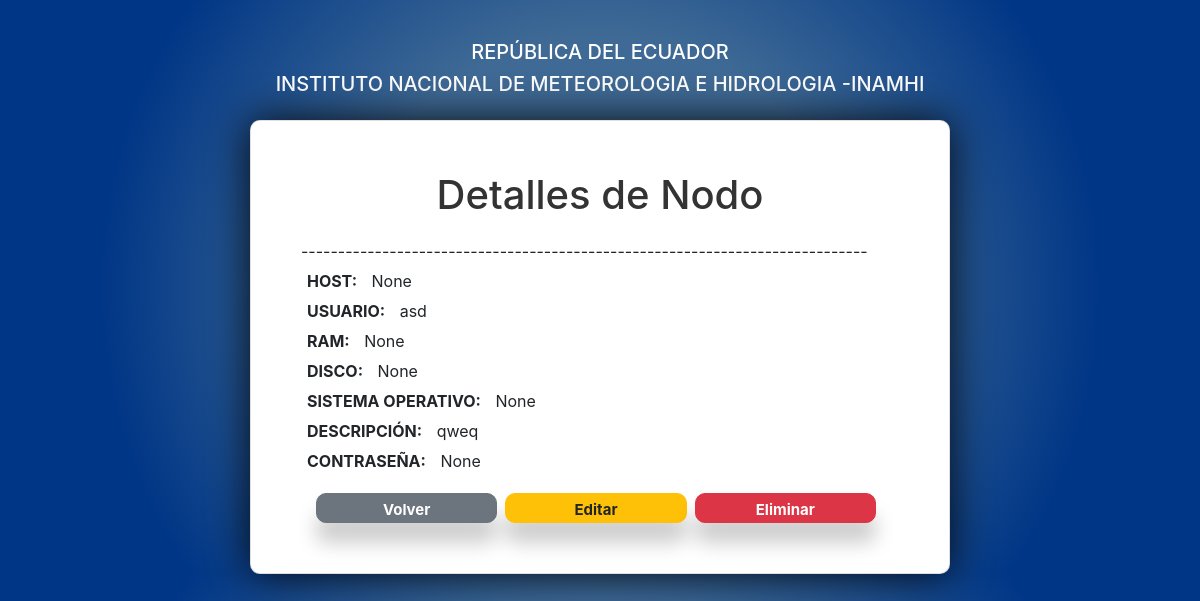
The page /nodos/3/ (signed in) on the database as committed earlier.
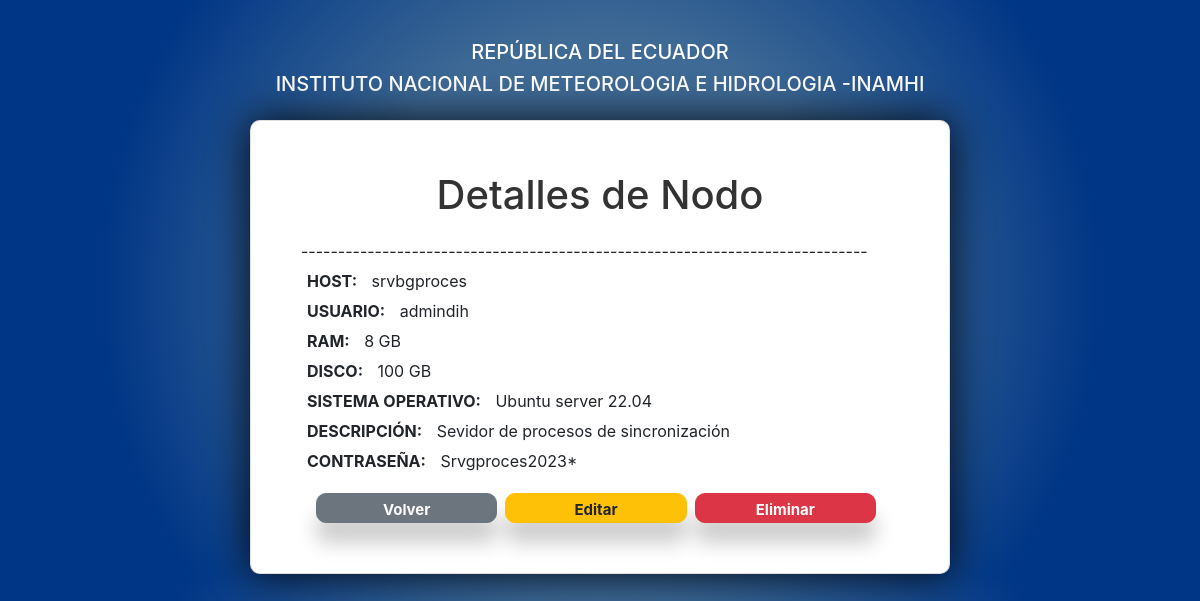
The same page on the database as committed later.
### myapp/models.py (models this page shows, shortened)
class Nodos(models.Model):
    Host = models.CharField(max_length=100, verbose_name='Host', blank=True, null=True)
    Usuario = models.CharField(max_length=50, verbose_name='Usuario', blank=True, null=True)
    Ram = models.CharField(max_length=25, verbose_name='Ram', blank=True, null=True)
    Disco = models.CharField(max_length=25, verbose_name='Disco', blank=True, null=True)
    SistemaOperativo = models.CharField(max_length=50, verbose_name='SkistemaOperativo', blank=True, null=True)
    Descripcion = models.CharField(max_length=100, verbose_name='Descripcion', blank=True, null=True)
    Contrasena = models.CharField(max_length=50, verbose_name='contrasena', blank=True, null=True)

### myapp/views.py (the view)
@login_required
@permission_required('myapp.view_nodos', raise_exception=True)
def nodos_detail(request, pk):
    nodo = get_object_or_404(Nodos, pk=pk)
    return render(request, 'nodos/nodos_detail.html', {'nodo': nodo})

### myapp/templates/nodos/nodos_detail.html (shortened to what this page needs)
{% load static %}
<!DOCTYPE html>
<html lang="en">
<head>
    <link href="https://stackpath.bootstrapcdn.com/bootstrap/4.5.2/css/bootstrap.min.css" rel="stylesheet">
    <link rel="stylesheet" type="text/css" href="{% static 'styles/model_detail.css' %}">
</head>
<body>
    <div class="header-titles">
        <h5>REPÚBLICA DEL ECUADOR</h5>
        <h5>INSTITUTO NACIONAL DE METEOROLOGIA E HIDROLOGIA -INAMHI</h5>
    </div>
    <div class="container mt-4">
        <div class="card">
            <div class="card-body">
                <h1 class="card-title">Detalles de Nodo</h1>
                -----------------------------------------------------------------------------
                <p><strong>Host:</strong> <span>{{ nodo.Host }}</span></p>
                <p><strong>Usuario:</strong> <span>{{ nodo.Usuario }}</span></p>
                <p><strong>Ram:</strong> <span>{{ nodo.Ram }}</span></p>
                <p><strong>Disco:</strong> <span>{{ nodo.Disco }}</span></p>
                <p><strong>Sistema Operativo:</strong> <span>{{ nodo.SistemaOperativo }}</span></p>
                <p><strong>Descripción:</strong> <span>{{ nodo.Descripcion }}</span></p>
                <p><strong>Contraseña:</strong> <span>{{ nodo.Contrasena }}</span></p>
                <div class="container btn-container">
                    <button type="button" onclick="window.history.back()" class="btn btn-secondary btn-actions mr-2"> Volver</button>
                    <a href="{% url 'nodos_update' nodo.pk %}" class="btn btn-warning btn-actions mr-2"> Editar</a>
                    <a href="{% url 'nodos_delete' nodo.pk %}" class="btn btn-danger btn-actions mr-2"> Eliminar</a>
                </div>
            </div>
        </div>
    </div>
</body>
</html>

### myapp/static/styles/model_detail.css (style rules this page uses)
body { padding-top: 20px; background-image: radial-gradient(circle 500px, #3f6a95, #3f6a95, #003686); }
.container { display: flex; justify-content: center; align-items: center; height: 100%; }
.card { width: 100%; max-width: 700px; padding: 30px; border-radius: 10px; background-color: #fff; box-shadow: 0 0 40px rgba(0, 0, 0, 0.9); }
.header-titles { text-align: center; color: white; margin-top: 20px; }
.card-title { text-align: center; margin-bottom: 20px; color: #333; }
.card p { text-transform: uppercase; margin:1%; }
.card span { text-transform: none; padding-left: 10px; }
.btn-actions { width: 100%; font-size: 18px; border-radius: 10px; padding: 5px ; font-size: 15px; font-weight:bolder; height: 30px; box-shadow: 0px 20px 20px rgba(0, 0, 0, 0.2); }
.btn-container { margin-top: 10px; display: flex; justify-content: center; }

### myapp/templates/nodos/nodos_detail.html (style rules this page uses)
.btn-actions { margin-top: 10px; }

Rows that differ between the two databases and show on the page:
changed Nodos: Host "None" → "srvbgproces"; Usuario "asd" → "admindih"; Ram "None" → "8 GB"; Disco "None" → "100 GB"; SistemaOperativo "None" → "Ubuntu server 22.04"; Descripcion "qweq" → "Sevidor de procesos de sincronización"; Contrasena "None" → "Srvgproces2023*"
